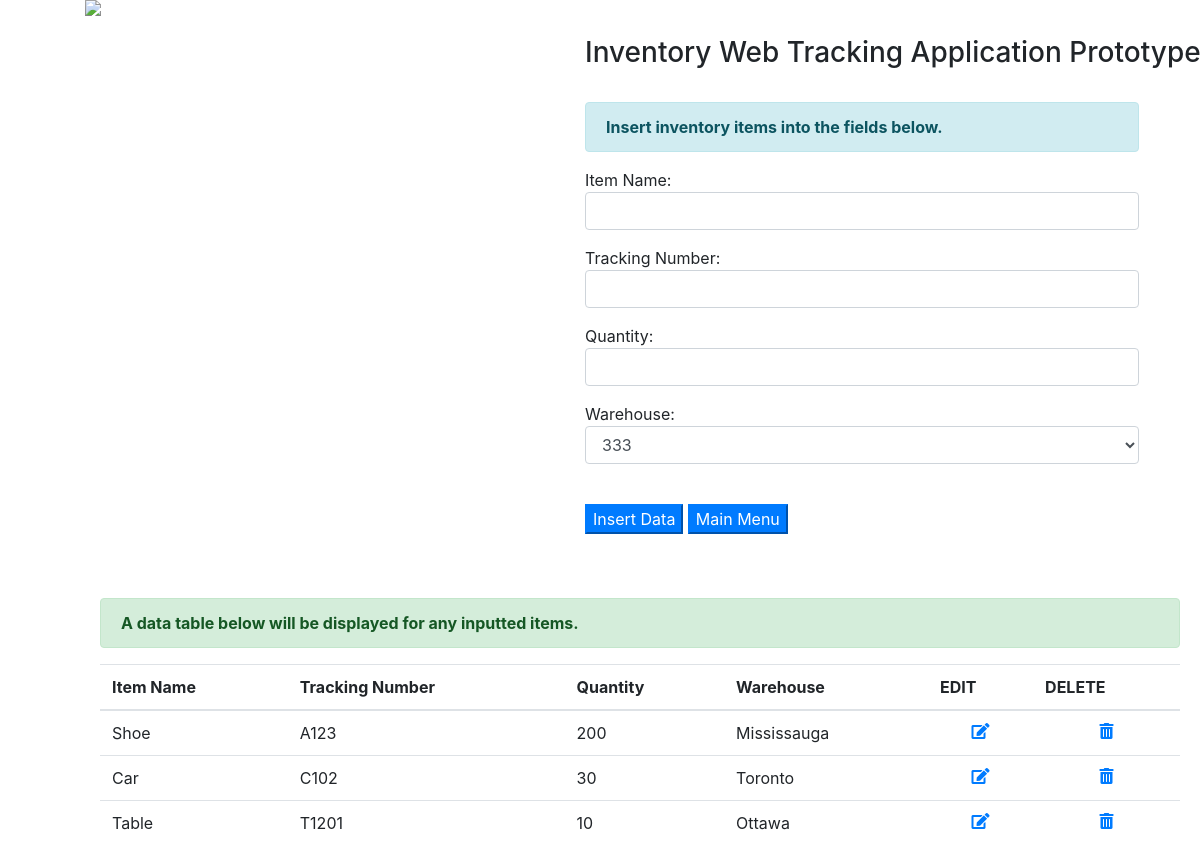
Screenshot of /item_database with the database file from the repository.
### tables this page shows
CREATE TABLE "data_table" (
            "id" INTEGER NOT NULL,
            "item_name" VARCHAR(30) NOT NULL,
            "track_num" VARCHAR(20) NOT NULL,
            "quantity" INTEGER(5),
            "warehouse" VARCHAR(20) NOT NULL,
            PRIMARY KEY("id" AUTOINCREMENT)
		);

### FlaskApp.py (the view)
@app.route('/item_database')
def item_database():
    results = sql_query(''' SELECT * FROM data_table''')
    warehouses=sql_query("SELECT name FROM warehouse order by name")
    return render_template('sqldatabase.html', results=results, warehouses=warehouses)

### functions/sqlquery.py (called while the page is built)
def sql_query(query):
    cur = cnct.cursor()
    cur.execute(query)
    rows = cur.fetchall()
    return rows

### templates/sqldatabase.html (shortened to what this page needs)
<html>
    <head>
         <link rel="stylesheet" href="https://use.fontawesome.com/releases/v5.1.0/css/all.css">
         <link rel="stylesheet" href="https://stackpath.bootstrapcdn.com/bootstrap/4.1.1/css/bootstrap.min.css">
    </head>
   <body>
        <div class ='row'>
            <div style='margin-left:100px;'>
            <img src = 'http://www.itsimplified-ms.com/posts/photos/databases.png'>
            </div>
            <div style='padding-top: 20px; padding-left:600px;'><h3>
             Inventory Web Tracking Application Prototype
            </h3></div>
        </div>
        <br>
       <div class ='row'>
            {% block content %}
            {% if 'query_edit' in request.url %}
            <div style='margin-left: 600px; width: 45%;'>
            <div class="alert alert-info" role="alert">
               <strong>Edit the selected data line here!</strong>
            </div>
            {% for eresult in eresults %}
            <form action = "edit" method = "POST">
                  <p>Item Name: <input class="form-control" type = "text" name = "item_name" style='width: 100%;' value='{{eresult["item_name"]}}'/></p>
                  <p>Tracking Number: <input class="form-control" type = "text" name = "track_num" style='width: 100%;' value='{{eresult["track_num"]}}' /></p>
                  <p>Quantity: <input class="form-control" type = "text" name = "quantity" style='width: 100%;' value='{{eresult["quantity"]}}' /></p>
                  <p>Warehouse:
                        <SELECT name="warehouse" class="form-control" style='width: 100%;' value='{{eresult["warehouse"]}}'>
                            <OPTION value={{eresult["warehouse"]}}>{{eresult["warehouse"]}}</option>
                            {% for warehouse in warehouses %}
                                <OPTION value={{warehouse["name"]}}>{{warehouse["name"]}}</option>
                            {% endfor %}
                        </SELECT>
                  </p>
                  <input type ="hidden" name = "old_item_name" value='{{eresult["item_name"]}}' />
                  <input type ="hidden" name = "old_track_num" value='{{eresult["track_num"]}}' />
                  {% endfor %}
                  <br>
                  <p><input class="btn-primary" type = "submit" value = "Update Data" />
                  <button class="btn-primary" onclick="location.href='/'" type="button">Main Menu</button></p>
            </form>
        </div>
        {% else %}
        <div style='margin-left: 600px; width: 45%;'>
        <div class="alert alert-info" role="alert">
           <strong> Insert inventory items into the fields below.</strong>
        </div>
        <form action = "insert" method = "POST">
         <p>Item Name: <input class="form-control" type = "text" name = "item_name" style='width: 100%;' /></p>
         <p>Tracking Number: <input class="form-control" type = "text" name = "track_num" style='width: 100%;' /></p>
         <p>Quantity: <input class="form-control" type = "text" name = "quantity" style='width: 100%;' /></p>
         <p>Warehouse: <SELECT name="warehouse" class="form-control" style='width: 100%;'>
                {% for warehouse in warehouses %}
                    <OPTION value={{warehouse["name"]}}>{{warehouse["name"]}}</option>
                {% endfor %}
            </SELECT>
         </p>
         <br>
         <p><input class="btn-primary" type = "submit" value = "Insert Data" />
         <button class="btn-primary" onclick="location.href='/'" type="button">Main Menu</button></p>
        </form>
        </div>
        {% endif %}
        {% endblock content %}
        </div>
      <br><br>
        <div class="alert alert-success" role="alert" style='width: 90%; margin-left: 100px;'>
        <strong>A data table below will be displayed for any inputted items.</strong>
        </div>
      <table class = 'table table-hover' style = 'margin-left: 100px; margin-right: 100px; width: 90%;'>
         <thead>
            <tr>
            <th>Item Name</th>
            <th>Tracking Number</th>
            <th>Quantity</th>
            <th>Warehouse</th>
            <th>EDIT</th>
            <th>DELETE</th>
            </tr>
         </thead>
         {% for result in results %}
            <tr>
               <td>{{result["item_name"]}}</td>
               <td>{{result["track_num"]}}</td>
               <td>{{result["quantity"]}}</td>
               <td>{{result['warehouse']}}</td>
               <td align="center"><a href = "{{ url_for('item_editlink', ei_name=result['item_name'], et_num=result['track_num']) }}"><i class="fas fa-edit"></a></td>
               <td align="center"><a href = "{{ url_for('item_datadelete', i_name=result['item_name'], t_num=result['track_num']) }}"><i class="fas fa-trash-alt"></a></td>
            </tr>
         {% endfor %}
      </table>
    </body>
</html>

### rows the page displays
data_table: item_name "Shoe", track_num "A123", quantity "200", warehouse "Mississauga"
data_table: item_name "Car", track_num "C102", quantity "30", warehouse "Toronto"
data_table: item_name "Table", track_num "T1201", quantity "10", warehouse "Ottawa"

### other values shown
form field warehouse "333"
